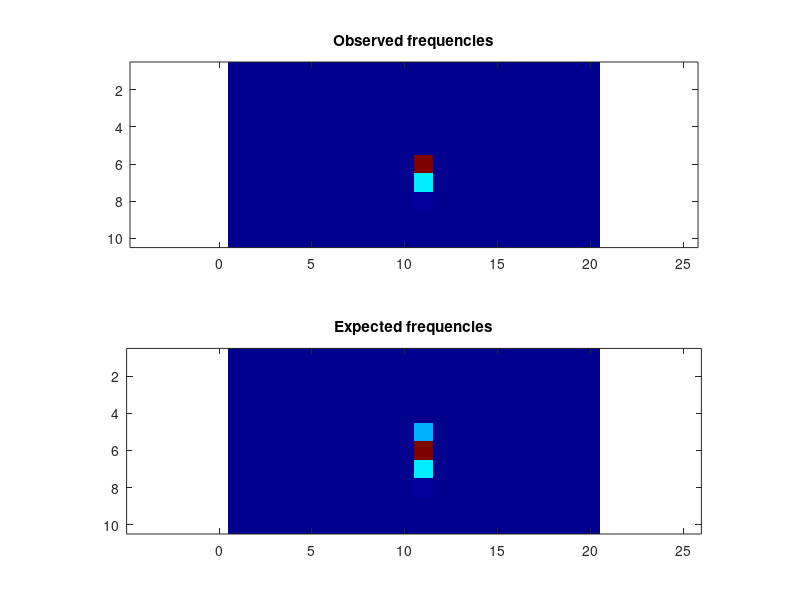

The MATLAB script that drew this image:
obsFrequencies = [ 0, 0, 0, 0, 0, 0, 0, 0, 0, 0, 0, 0, 0, 0, 0, 0, 0, 0, 0, 0; 0, 0, 0, 0, 0, 0, 0, 0, 0, 0, 0, 0, 0, 0, 0, 0, 0, 0, 0, 0; 0, 0, 0, 0, 0, 0, 0, 0, 0, 0, 0, 0, 0, 0, 0, 0, 0, 0, 0, 0; 0, 0, 0, 0, 0, 0, 0, 0, 0, 0, 0, 0, 0, 0, 0, 0, 0, 0, 0, 0; 0, 0, 0, 0, 0, 0, 0, 0, 0, 0, 0, 0, 0, 0, 0, 0, 0, 0, 0, 0; 0, 0, 0, 0, 0, 0, 0, 0, 0, 59, 522125, 0, 0, 0, 0, 0, 0, 0, 0, 0; 0, 0, 0, 0, 0, 0, 0, 0, 0, 1938, 186815, 0, 0, 0, 0, 0, 0, 0, 0, 0; 0, 0, 0, 0, 0, 0, 0, 0, 0, 552, 8340, 0, 0, 0, 0, 0, 0, 0, 0, 0; 0, 0, 0, 0, 0, 0, 0, 0, 0, 2, 18, 0, 0, 0, 0, 0, 0, 0, 0, 0; 0, 0, 0, 0, 0, 0, 0, 0, 0, 0, 0, 0, 0, 0, 0, 0, 0, 0, 0, 0 ];
expFrequencies = [ 0, 0, 0, 0, 0, 0, 0, 0, 0, 0, 0, 0, 0, 0, 0, 0, 0, 0, 0, 0; 0, 0, 0, 0, 0, 0, 0, 0, 0, 0, 0, 0, 0, 0, 0, 0, 0, 0, 0, 0; 0, 0, 0, 0, 0, 0, 0, 0, 0, 0, 0, 0, 0, 0, 0, 0, 0, 0, 0, 0; 0, 0, 0, 0, 0, 0, 0, 0, 0, 0, 0, 0, 0, 0, 0, 0, 0, 0, 0, 0; 0, 0, 0, 0, 0, 0, 0, 0, 0, 2.73095e-19, 151358, 0, 0, 0, 0, 0, 0, 0, 0, 0; 0, 0, 0, 0, 0, 0, 0, 0, 0, 67.2191, 522132, 4.0635e-30, 0, 0, 0, 0, 0, 0, 0, 0; 0, 0, 0, 0, 0, 0, 0, 0, 2.62004e-21, 1939.67, 186840, 1.46001e-08, 0, 0, 0, 0, 0, 0, 0, 0; 0, 0, 0, 0, 0, 0, 0, 4.9464e-34, 1.60489e-10, 549.011, 8485.78, 0.000202217, 1.91713e-23, 0, 0, 0, 0, 0, 0, 0; 0, 0, 0, 0, 0, 0, 3.2679e-36, 1.17127e-20, 1.57602e-08, 2.79871, 19.1744, 0.000247228, 1.14434e-15, 1.13439e-29, 0, 0, 0, 0, 0, 0; 2.13245e-32, 2.13245e-32, 2.13245e-32, 2.13245e-32, 2.13245e-32, 2.17791e-32, 8.11574e-27, 6.38127e-19, 4.63757e-10, 2.69212e-05, 9.47088e-05, 1.36799e-07, 3.29005e-15, 3.33888e-24, 4.05591e-31, 2.13245e-32, 2.13245e-32, 2.13244e-32, 2.13245e-32, 2.13245e-32 ];
colormap(jet);
clf; subplot(2,1,1);
imagesc(obsFrequencies);
title('Observed frequencies');
axis equal;
subplot(2,1,2);
imagesc(expFrequencies);
axis equal;
title('Expected frequencies');
